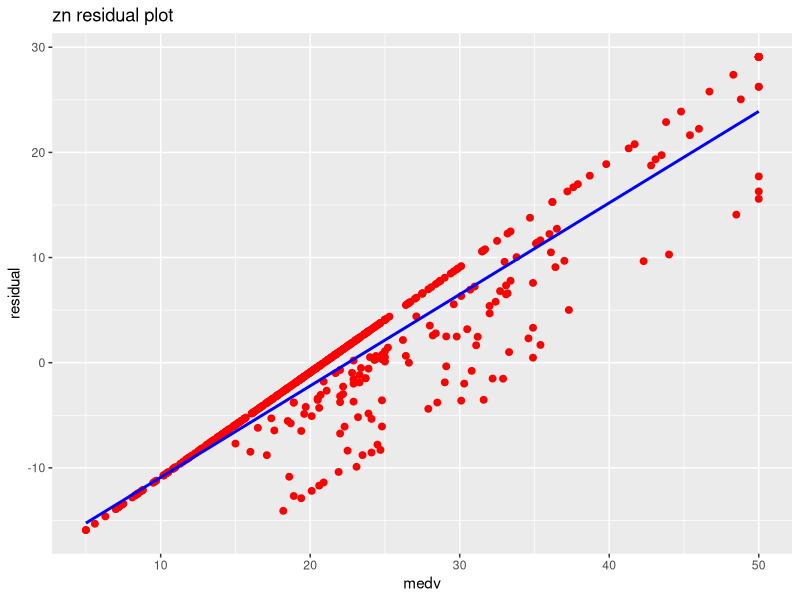
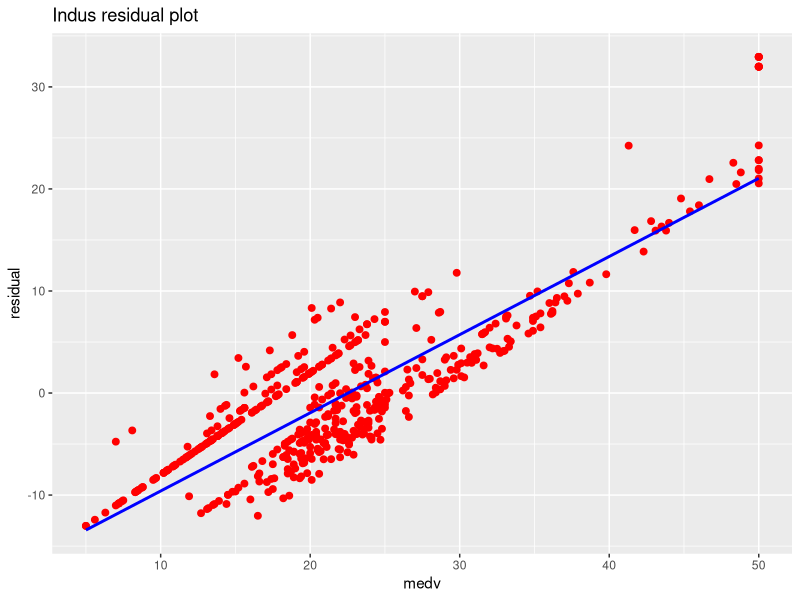
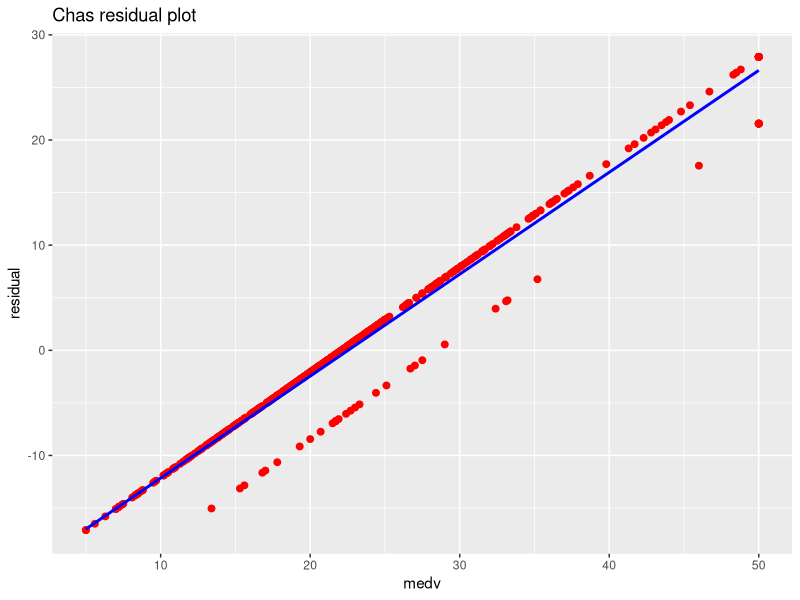
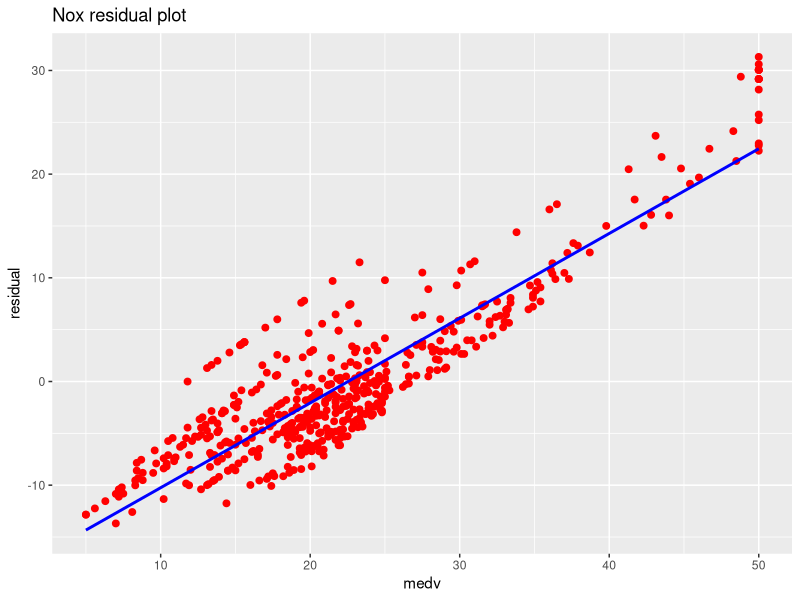
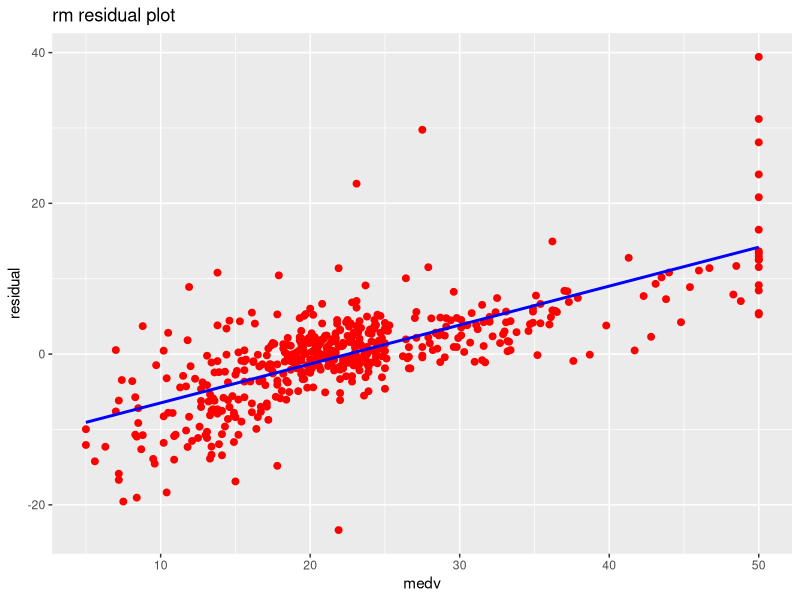
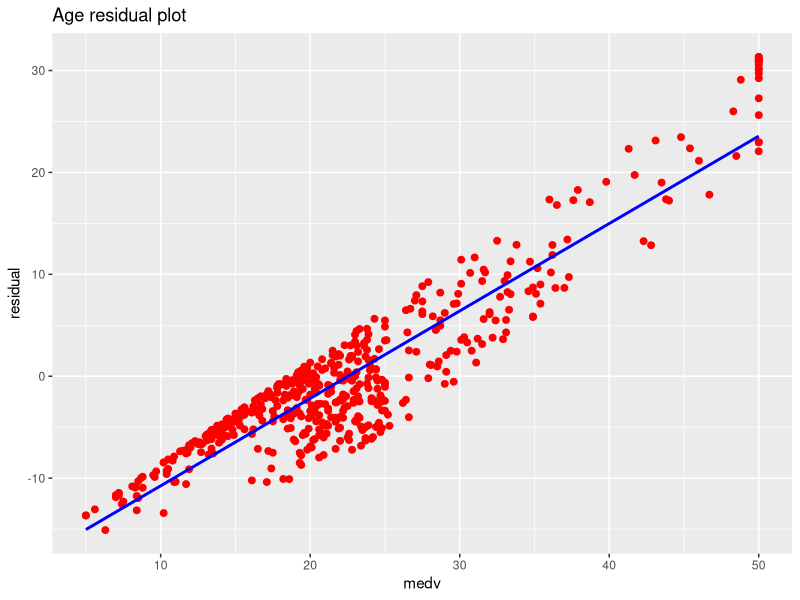
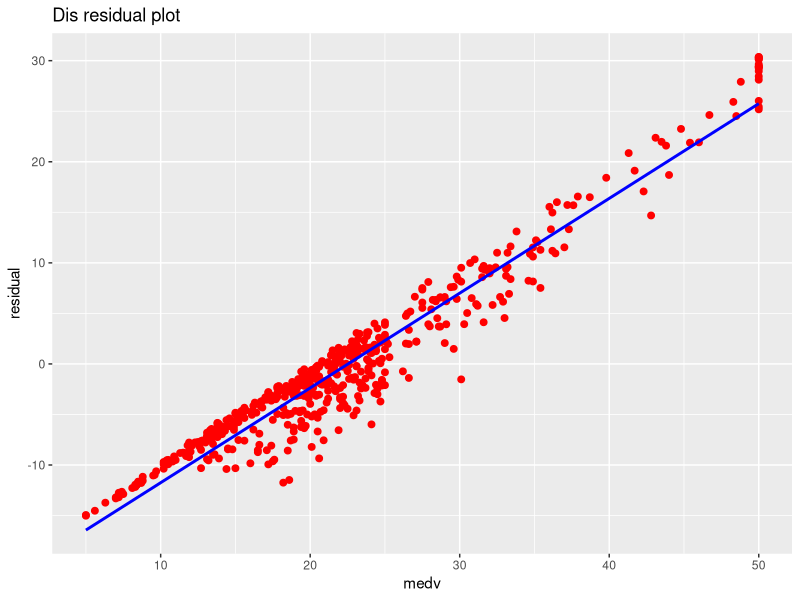
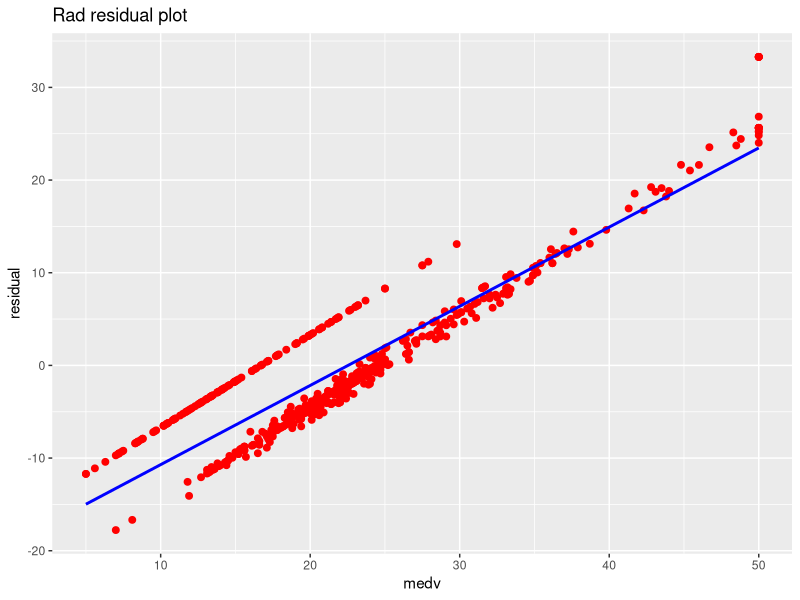

R code for these plots, in order:
## ---- chunk 1
# Load standard libraries
library(tidyverse)
library(MASS) # Modern applied statistics functions
## ---- chunk 2
# Load Boston Dataset
dim(Boston)
boston <- as.data.frame(Boston) #creating boston dataset
## ---- chunk 3
summary(boston) #looking at the statistics
view(boston)  
dim(boston)   #dimenstions of dataset
sum(is.na(boston)) # checking for NA values
sum(duplicated(boston)) #checking for duplicated values
## ---- chunk 4

#1.zn
fit_zn <- lm(medv ~ zn, boston)
summary(fit_zn)  
confint(fit_zn, 'zn', level = 0.95)
residuals_zn <- resid(fit_zn)
plotResiduals_zn <- ggplot(data = data.frame(x = boston$medv, y= residuals_zn), aes(x = x, y=y)) + geom_point(color = 'red',size = 2)

plotResiduals_zn <- plotResiduals_zn + 
  stat_smooth(method = 'lm',se = FALSE, color = 'blue')+labs(title = "zn residual plot", y = 'residual', x = 'medv')
plotResiduals_zn

#2 indus
fit_indus <- lm(medv ~ indus, boston)
summary(fit_indus)  
confint(fit_indus, 'indus', level = 0.95)
residuals_indus <- resid(fit_indus)
plotResiduals_indus <- ggplot(data = data.frame(x = boston$medv, y= residuals_indus), aes(x = x, y=y)) + geom_point(color = 'red',size = 2)

plotResiduals_indus <- plotResiduals_indus + 
  stat_smooth(method = 'lm',se = FALSE, color = 'blue')+labs(title = "Indus residual plot", y = 'residual', x = 'medv')
plotResiduals_indus

#3 boston
fit_chas <- lm(medv ~ chas, boston)
summary(fit_chas)  
confint(fit_chas, 'indus', level = 0.95)
residuals_chas <- resid(fit_chas)
plotResiduals_chas <- ggplot(data = data.frame(x = boston$medv, y= residuals_chas), aes(x = x, y=y)) + geom_point(color = 'red',size = 2)

plotResiduals_chas <- plotResiduals_chas + 
  stat_smooth(method = 'lm',se = FALSE, color = 'blue')+labs(title = "Chas residual plot", y = 'residual', x = 'medv')
plotResiduals_chas

#4
fit_nox <- lm(medv ~ nox, boston)
summary(fit_nox)  
confint(fit_nox, 'indus', level = 0.95)
residuals_nox <- resid(fit_nox)
plotResiduals_nox <- ggplot(data = data.frame(x = boston$medv, y= residuals_nox), aes(x = x, y=y)) + geom_point(color = 'red',size = 2)

plotResiduals_nox <- plotResiduals_nox + 
  stat_smooth(method = 'lm',se = FALSE, color = 'blue')+labs(title = "Nox residual plot", y = 'residual', x = 'medv')
plotResiduals_nox

#5
fit_rm <- lm(medv ~ rm, boston)
summary(fit_rm) 
confint(fit_rm, 'indus', level = 0.95)
residuals_rm <- resid(fit_rm)
plotResiduals_rm <- ggplot(data = data.frame(x = boston$medv, y= residuals_rm), aes(x = x, y=y)) + geom_point(color = 'red',size = 2)

plotResiduals_rm <- plotResiduals_rm + 
  stat_smooth(method = 'lm',se = FALSE, color = 'blue')+labs(title = "rm residual plot", y = 'residual', x = 'medv')
plotResiduals_rm

#6
fit_age<- lm(medv ~ age, boston)
summary(fit_age)  
confint(fit_age, 'indus', level = 0.95)
residuals_age <- resid(fit_age)
plotResiduals_age <- ggplot(data = data.frame(x = boston$medv, y= residuals_age), aes(x = x, y=y)) + geom_point(color = 'red',size = 2)

plotResiduals_age <- plotResiduals_age + 
  stat_smooth(method = 'lm',se = FALSE, color = 'blue')+labs(title = "Age residual plot", y = 'residual', x = 'medv')
plotResiduals_age

#7
fit_dis<- lm(medv ~ dis, boston)
summary(fit_dis) 
confint(fit_dis, 'indus', level = 0.95)
residuals_dis <- resid(fit_dis)
plotResiduals_dis <- ggplot(data = data.frame(x = boston$medv, y= residuals_dis), aes(x = x, y=y)) + geom_point(color = 'red',size = 2)

plotResiduals_dis <- plotResiduals_dis + 
  stat_smooth(method = 'lm',se = FALSE, color = 'blue')+labs(title = "Dis residual plot", y = 'residual', x = 'medv')
plotResiduals_dis

#8
fit_rad<- lm(medv ~ rad, boston)
summary(fit_rad)  
confint(fit_rad, 'indus', level = 0.95)
residuals_rad <- resid(fit_rad)
plotResiduals_rad <- ggplot(data = data.frame(x = boston$medv, y= residuals_rad), aes(x = x, y=y)) + geom_point(color = 'red',size = 2)

plotResiduals_rad <- plotResiduals_rad + 
  stat_smooth(method = 'lm',se = FALSE, color = 'blue')+labs(title = "Rad residual plot", y = 'residual', x = 'medv')
plotResiduals_rad

#9
fit_tax<- lm(medv ~ tax, boston)
summary(fit_tax)  
confint(fit_tax, 'indus', level = 0.95)
residuals_tax <- resid(fit_tax)
plotResiduals_tax <- ggplot(data = data.frame(x = boston$medv, y= residuals_tax), aes(x = x, y=y)) + geom_point(color = 'red',size = 2)

plotResiduals_tax <- plotResiduals_tax + 
  stat_smooth(method = 'lm',se = FALSE, color = 'blue')+labs(title = "Tax residual plot", y = 'residual', x = 'medv')
plotResiduals_tax

#10
fit_ptratio<- lm(medv ~ ptratio, boston)
summary(fit_ptratio)  
confint(fit_ptratio, 'indus', level = 0.95)
residuals_ptratio <- resid(fit_ptratio)
plotResiduals_ptratio <- ggplot(data = data.frame(x = boston$medv, y= residuals_ptratio), aes(x = x, y=y)) + geom_point(color = 'red',size = 2)

plotResiduals_ptratio <- plotResiduals_ptratio + 
  stat_smooth(method = 'lm',se = FALSE, color = 'blue')+labs(title = "Ptratio residual plot", y = 'residual', x = 'medv')
plotResiduals_ptratio

#11
fit_black<- lm(medv ~ black, boston)
summary(fit_black) 
confint(fit_black, 'indus', level = 0.95)
residuals_black <- resid(fit_black)
plotResiduals_black <- ggplot(data = data.frame(x = boston$medv, y= residuals_black), aes(x = x, y=y)) + geom_point(color = 'red',size = 2)

plotResiduals_black <- plotResiduals_black + 
  stat_smooth(method = 'lm',se = FALSE, color = 'blue')+labs(title = "Black residual plot", y = 'residual', x = 'medv')
plotResiduals_black

#12
fit_lstat<- lm(medv ~ lstat, boston)
summary(fit_lstat)  
confint(fit_lstat, 'indus', level = 0.95)
residuals_lstat <- resid(fit_lstat)
plotResiduals_lstat <- ggplot(data = data.frame(x = boston$medv, y= residuals_lstat), aes(x = x, y=y)) + geom_point(color = 'red',size = 2)

plotResiduals_lstat <- plotResiduals_lstat + 
  stat_smooth(method = 'lm',se = FALSE, color = 'blue')+labs(title = "Lstat residual plot", y = 'residual', x = 'medv')
plotResiduals_lstat

#13
fit_crim<- lm(medv ~ crim, boston)
summary(fit_crim)  
confint(fit_crim, 'indus', level = 0.95)
residuals_crim <- resid(fit_crim)
plotResiduals_crim <- ggplot(data = data.frame(x = boston$medv, y= residuals_crim), aes(x = x, y=y)) + geom_point(color = 'red',size = 2)

plotResiduals_crim <- plotResiduals_crim + 
  stat_smooth(method = 'lm',se = FALSE, color = 'blue')+labs(title = "Crim residual plot", y = 'residual', x = 'medv') + geom_hline(yintercept = 0)
plotResiduals_crim


## ---- chunk 5
fit_multivariate<- lm(medv ~ crim+zn+indus+chas+nox+rm+age+dis+rad+tax+ptratio+black+lstat, boston) #creating multivariate fit
summary(fit_multivariate)
residuals_multivariate<- resid(fit_multivariate)

plotResiduals_multivariate <- ggplot(data = data.frame(x = boston$medv, y= residuals_multivariate), aes(x = x, y=y)) + geom_point(color = 'red',size = 2)

plotResiduals_multivariate <- plotResiduals_multivariate + 
  stat_smooth(method = 'lm',se = FALSE, color = 'blue')+labs(title = "residual plot", y = 'residual', x = 'medv')
plotResiduals_multivariate
## ---- chunk 6

#creating a vector for univariate coefficient
uni <- c(coefficients(fit_crim)['crim'],coefficients(fit_zn)['zn'],coefficients(fit_indus)['indus'],coefficients(fit_chas)['chas'],coefficients(fit_nox)['nox'],coefficients(fit_rm)['rm'],coefficients(fit_age)['age'],coefficients(fit_dis)['dis'],coefficients(fit_rad)['rad'],coefficients(fit_tax)['tax'],coefficients(fit_ptratio)['ptratio'],coefficients(fit_black)['black'],coefficients(fit_lstat)['lstat'])

#creating a vector for multivariate coefficient
multi <-c(coefficients(fit_multivariate)[2:14])

#creating a dataframe for univariate and multivariate coefficients
coeff_df <-data.frame(uni,multi)

plot_uni_vs_multi <- ggplot(coeff_df, aes(uni, multi)) + geom_point(color = 'blue',size = 2)  +labs(title = "Univariate vs Multivariate Regression coefficients", y = 'Multivariate', x = 'Univariate')

plot_uni_vs_multi
## ---- chunk 7
poly_crim <- lm(medv ~ poly(crim, 3, raw = TRUE), boston) #using poly function to check the beta values
summary(poly_crim)

poly_zn <- lm(medv ~ poly(zn, 3, raw = TRUE), boston)
summary(poly_zn)

poly_indus <- lm(medv ~ poly(indus, 3, raw = TRUE), boston)
summary(poly_indus)


poly_nox <- lm(medv ~ poly(nox, 3, raw = TRUE), boston)
summary(poly_nox)

poly_rm <- lm(medv ~ poly(rm, 3, raw = TRUE), boston)
summary(poly_rm)

poly_age <- lm(medv ~ poly(age, 3, raw = TRUE), boston)
summary(poly_age)

poly_dis <- lm(medv ~ poly(dis, 3, raw = TRUE), boston)
summary(poly_dis)

poly_rad <- lm(medv ~ poly(rad, 3, raw = TRUE), boston)
summary(poly_rad)

poly_chas <- lm(medv ~ poly(chas, 3, raw = TRUE), boston)
summary(poly_chas)


poly_tax <- lm(medv ~ poly(tax, 3, raw = TRUE), boston)
summary(poly_tax)

poly_ptratio <- lm(medv ~ poly(ptratio, 3, raw = TRUE), boston)
summary(poly_ptratio)

poly_black <- lm(medv ~ poly(black, 3, raw = TRUE), boston)
summary(poly_black)

poly_lstat <- lm(medv ~ poly(lstat, 3, raw = TRUE), boston)
summary(poly_lstat)

## ---- chunk 8
regression_model <-lm(medv ~ ., data =boston)
step_aic_model <-stepAIC(regression_model, direction = "both")  #using stepAIC to create the stepwise regression model
## ---- chunk 9
resid_final <-resid(stepAIC(regression_model, direction = "both")) #creating residual

final_plot<-ggplot(data = data.frame(x = boston$medv, y= resid_final), aes(x = x, y=y)) + geom_point(color = 'red',size = 2) + labs(title = "Residual Plot") + geom_hline(yintercept = 0)

final_plot

resid_step_wise <-  resid(stepAIC(regression_model, direction = "both"))

qqnorm(resid_step_wise, main = "Normal Q-Q Plot",
       xlab = "Theoretical Quantiles", ylab = "StepAIC",
       plot.it = TRUE, datax = FALSE)
